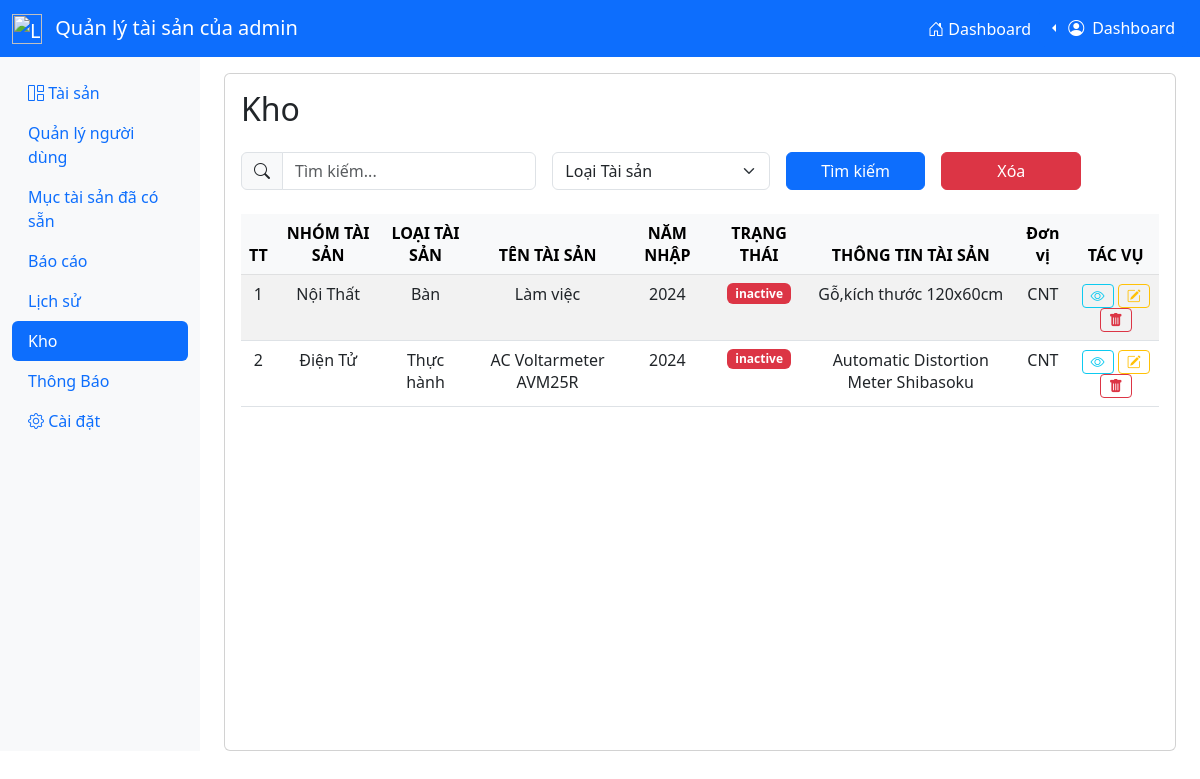
Page /kho.php on the committed database.
### tables this page shows
CREATE TABLE `full_information` (
  `product_group` varchar(4) NOT NULL,
  `product_category` varchar(4) NOT NULL,
  `product_name` varchar(3) NOT NULL,
  `year_import` varchar(4) NOT NULL,
  `item` varchar(4) NOT NULL,
  `barcode` varchar(36) NOT NULL DEFAULT uuid(),
  `product_information` text DEFAULT NULL,
  `Warranty_Period` date DEFAULT NULL,
  `product_status` varchar(50) NOT NULL,
  `units` varchar(3) DEFAULT NULL
);

CREATE TABLE `group_product` (
  `id_group` varchar(4) NOT NULL,
  `name_group` varchar(50) NOT NULL
);

CREATE TABLE `category_product` (
  `id_category` varchar(4) NOT NULL,
  `name_category` varchar(50) NOT NULL
);

CREATE TABLE `product` (
  `id_product` varchar(3) NOT NULL,
  `name_product` varchar(255) NOT NULL
);

CREATE TABLE `year_import` (
  `id_year` varchar(3) NOT NULL,
  `year_import` varchar(4) NOT NULL
);

### kho.php (the view, shortened to what this page needs)
<?php
require_once __DIR__ . '/config.php';
$search = "";
$sql = "SELECT * FROM `full_information` WHERE (`product_status`= 'pending' or `product_status`='inactive' or `product_status`='maintenance')";
$kq = $conn->query($sql);
?>
<!DOCTYPE html>
<html lang="en">
<head>
  <link href="https://cdn.jsdelivr.net/npm/bootstrap@5.3.0/dist/css/bootstrap.min.css" rel="stylesheet">
  <link rel="stylesheet" href="https://cdn.jsdelivr.net/npm/bootstrap-icons@1.7.2/font/bootstrap-icons.css">
</head>
<body>
  <nav class="navbar navbar-expand-lg navbar-dark bg-primary">
    <div class="container-fluid">
      <a class="navbar-brand" href="#">
        <img src="https://i.pinimg.com/736x/70/54/63/70546384b90a3b386bf16531c859d868.jpg" width="30"
          height="30" class="d-inline-block align-text-top me-2" alt="Logo">
        Quản lý tài sản của admin
      </a>
      <div class="collapse navbar-collapse" id="navbarNav">
        <ul class="navbar-nav ms-auto">
          <li class="nav-item">
            <a class="nav-link active" href="#"><i class="bi bi-house-door"></i> Dashboard</a>
          </li>
          <li class="nav-item">
            <div class="dropdown dropstart text-end">
              <button type="button" class="btn btn-primary dropdown-toggle d-flex align-items-center"
                data-bs-toggle="dropdown">
                <i class="bi bi-person-circle mb-0 ms-2 "></i>
                <p class="mb-0 ms-2">Dashboard</p>
              </button>
            </div>
          </li>
        </ul>
      </div>
    </div>
  </nav>
  <div class="container-fluid">
    <div class="row">
      <nav id="sidebar" class="col-md-3 col-lg-2 d-md-block bg-light sidebar collapse">
        <div class="position-sticky pt-3">
          <ul class="nav flex-column ">
            <li class="nav-item nav-pills">
              <a class="nav-link" href="admin.php">
                <i class="bi bi-grid-1x2"></i> Tài sản
              </a>
            </li>
            <li class="nav-item">
              <a class="nav-link" href="quanlynguoidung.php">
                Quản lý người dùng
              </a>
            </li>
            <li class="nav-item">
              <a class="nav-link" href="taisan.php">
                Mục tài sản đã có sẵn
              </a>
            </li>
            <li class="nav-item">
              <div>
                <button class="btn nav-link" type="button" data-bs-toggle="collapse"
                  data-bs-target="#themtaisan" aria-expanded="false" aria-controls="themtaisan">
                  Báo cáo
                </button>
              </div>
            </li>
            <li class="nav-item">
              <a class="nav-link" href="lichsu.php">
                Lịch sử
              </a>
            </li>
            <li class="nav-item nav-pills">
              <a class="nav-link active" href="kho.php">
                Kho
              </a>
            </li>
            <li class="nav-item">
              <a class="nav-link" href="hienthithongbao.php">
                Thông Báo
              </a>
            </li>
            <li class="nav-item">
              <a class="nav-link" href="">
                <i class="bi bi-gear"></i> Cài đặt
              </a>
            </li>
          </ul>
        </div>
      </nav>
      <main class="col-md-9 ms-sm-auto col-lg-10 px-md-4">
        <div class="card mt-3">
          <div class="card-body">
            <h2 class="card-title mb-4">Kho</h2>
            <form class="row g-3 mb-4" method="GET">
              <div class="col-md-4">
                <div class="input-group">
                  <span class="input-group-text"><i class="bi bi-search"></i></span>
                  <input name="search" type="text" class="form-control " placeholder="Tìm kiếm..."
                    value="<?php echo htmlspecialchars($search) ?>">
                </div>
              </div>
              <div class="col-md-3">
                <select name="loaitaisan" class='form-select'>
                  <option value="">Loại Tài sản </option>
                </select>
              </div>
              <div class="col-md-2">
                <button type="submit" class="btn btn-primary w-100">Tìm kiếm</button>
              </div>
              <div class="col-md-2">
                <a href="kho.php" class="btn btn-danger w-100">Xóa</a>
              </div>
            </form>
            <div class="table-responsive " style="overflow-y:scroll;height:65vh;">
              <table class="table table-hover text-center table-scroll table-striped">
                <thead class="table-light">
                  <tr>
                    <th>TT</th>
                    <th>NHÓM TÀI SẢN</th>
                    <th>LOẠI TÀI SẢN</th>
                    <th>TÊN TÀI SẢN</th>
                    <th>NĂM NHẬP</th>
                    <th>TRẠNG THÁI</th>
                    <th>THÔNG TIN TÀI SẢN</th>
                    <th>Đơn vị </th>
                    <th>TÁC VỤ</th>
                  </tr>
                </thead>
                <tbody>
                  <?php
                  $tt = 1;
                  $group = '';
                  $category = '';
                  $name = '';
                  if ($kq->num_rows > 0) {
                    while ($row = $kq->fetch_assoc()) {
                      echo "<tr>";
                      echo "<td>" . $tt . "</td>";
                      $kqgroup = $conn->query("SELECT * FROM group_product WHERE id_group = " . $row["product_group"] . "");
                      if ($kqgroup->num_rows > 0) {
                        $rowgroup = $kqgroup->fetch_assoc();
                        $group = $rowgroup["name_group"];
                      }
                      echo "<td>" . $group . "</td>";
                      $kqcategory = $conn->query("SELECT * FROM category_product WHERE id_category = " . $row["product_category"] . "");
                      if ($kqcategory->num_rows > 0) {
                        $rowcategory = $kqcategory->fetch_assoc();
                        $category = $rowcategory["name_category"];
                      }
                      echo "<td>" . $category . "</td>";
                      $ten = strtoupper($row["product_name"]);
                      $kqname = $conn->query("SELECT * FROM `product` WHERE `id_product`='$ten'");
                      if ($kqname->num_rows > 0) {
                        $rowname = $kqname->fetch_assoc();
                        $name = $rowname["name_product"];
                      }
                      echo "<td>" . $name . "</td>";
                      $nam = '';
                      $strnam = $conn->real_escape_string($row["year_import"]);
                      $sql = "SELECT * FROM `year_import` WHERE `id_year` LIKE '$strnam'";
                      $kqnam = $conn->query($sql);
                      if ($kqnam && $kqnam->num_rows > 0) {
                        $rownam = $kqnam->fetch_assoc();
                        $nam = $rownam['year_import'];
                      }
                      echo "<td>" . $nam . "</td>";
                      $status = ($row["product_status"] == 'active') ? 'badge bg-success' : 'badge bg-danger';
                      echo "<td><span class='$status'>" . $row["product_status"] . "</span></td>";
                      echo "<td>" . $row["product_information"] . "</td>";
                      echo "<td>" . $row["units"] . "</td>";
                      echo "<td>
                        <button class='btn btn-outline-info btn-sm' onclick='xemchitiet(\"" . $row["barcode"] . "\")'>
                            <i class='bi bi-eye'></i>
                        </button>
                        <button class='btn btn-sm btn-outline-warning' onclick='xulykho(\"" . $row["barcode"] . "\")'>
                            <i class='bi bi-pencil-square'></i>
                        </button>
                        <button class='btn btn-outline-danger btn-sm' onclick='xoa(\"" . $row["barcode"] . "\")'>
                            <i class='bi bi-trash-fill'></i>
                        </button>
                      </td>";
                      $tt++;
                    }
                  } else {
                    echo "<tr><td colspan='9'>Không có dữ liệu</td></tr>";
                  }
                  ?>
                </tbody>
              </table>
            </div>
          </div>
        </div>
      </main>
    </div>
  </div>
  <div class="position-fixed bottom-0 end-0 p-3" style="z-index: 11">
  </div>
</body>
</html>

### rows in the picture
full_information: product_group.name_group "Nội Thất", product_category.name_category "Bàn", product_name.name_product "Làm việc", year_import.year_import "2024", product_status "inactive", product_information "Gỗ,kích thước 120x60cm", units "CNT"
full_information: product_group.name_group "Điện Tử", product_category.name_category "Thực hành", product_name.name_product "AC Voltarmeter AVM25R", year_import.year_import "2024", product_status "inactive", product_information "Automatic Distortion Meter Shibasoku", units "CNT"
